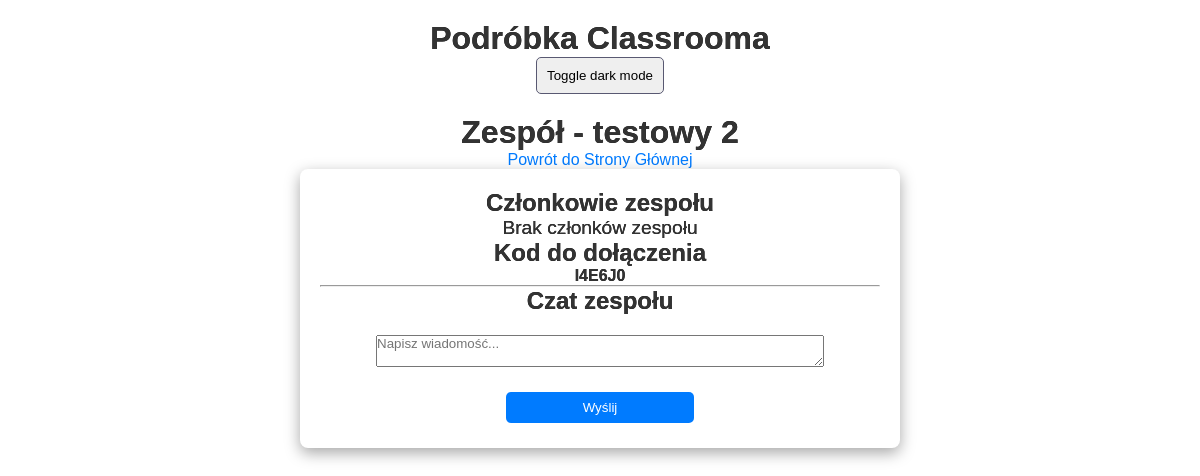
Page /orgs/team/6/ on the earlier database version.
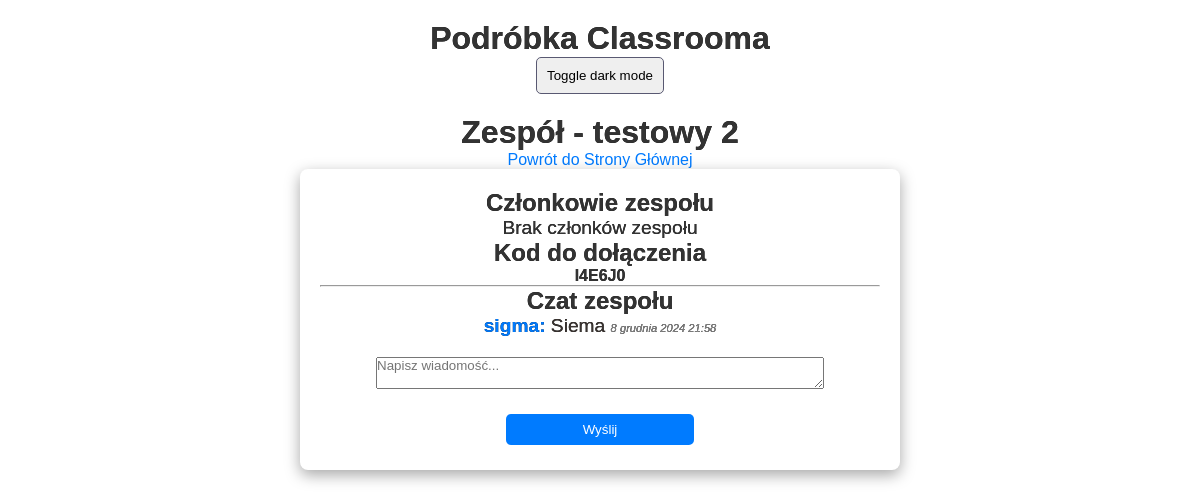
Same page on the later database version.
### Aplikacja_Glowna/models.py (models this page shows, shortened)
class Team(models.Model):
    name = models.CharField(max_length=255)
    code = models.CharField(max_length=10, unique=True, default=generate_team_code)  # Dodanie domyślnego generatora kodów
    owner = models.ForeignKey(User, on_delete=models.CASCADE, related_name='owned_teams')
    members = models.ManyToManyField(User, related_name='teams')

class ChatMessage(models.Model):
    user = models.ForeignKey(User, on_delete=models.CASCADE)
    team = models.ForeignKey(Team, related_name="messages", on_delete=models.CASCADE)  # relacja z zespołem
    content = models.TextField()
    timestamp = models.DateTimeField(auto_now_add=True)

### Aplikacja_Glowna/views.py (the view)
# urls.py: path('team/<int:team_id>/', views.team_detail, name='team_detail'),
def team_detail(request, team_id):
    team = get_object_or_404(Team, id=team_id)
    messages = team.messages.all().order_by('timestamp')
    return render(request, 'team_detail.html', {
        'team': team,
        'messages': messages,
    })

### Aplikacja_Glowna/templates/team_detail.html (shortened to what this page needs)
{% extends "base.html" %}
{% load static %}
{% block content %}
    <h1>Zespół - {{ team.name }}</h1>
    <nav>
        <a href="{% url 'main' %}">Powrót do Strony Głównej</a> <br>
    </nav>
    <main>
        <section>
            <h2>Członkowie zespołu</h2>
            {% if team.members.all %}
                <ul>
                    {% for member in team.members.all %}
                    <li>{{ member.username }}</li>
                    {% endfor %}
                </ul>
            {% else %}
                <p>Brak członków zespołu</p>
            {% endif %}
        </section>
        <section>
            <h2>Kod do dołączenia</h2>
            <h4>{{ team.code }}</h4>
        </section>
        <hr>
        <section id="chat-section">
            <h2>Czat zespołu</h2>
            <div id="chat-box">
                {% for message in messages %}
                <p><strong>{{ message.user.username }}:</strong> {{ message.content }} <em>{{ message.timestamp }}</em></p>
                {% endfor %}
            </div>
            <form id="chat-form" data-url="{% url 'send_message' team.id %}" data-csrf="{{ csrf_token }}">
                <textarea id="message-content" placeholder="Napisz wiadomość..."></textarea>
                <button type="submit">Wyślij</button>
            </form>
        </section>
    </main>
{% endblock %}

### Aplikacja_Glowna/templates/base.html (shortened to what this page needs)
<!DOCTYPE html>
<html lang="pl">
<head>
    {% load static %}
    <link rel="stylesheet" href='{% static "styles.css" %}'>
</head>
<body>
    <header>
        <h1>Podróbka Classrooma</h1>
        <button id="dark-mode-toggle">Toggle dark mode</button>
    </header>
    {% block content %}{% endblock %}
</body>
</html>

### orgs/static/styles.css (style rules this page uses)
* { box-sizing: border-box; margin: 0; padding: 0; font-family: Arial, sans-serif; }
a { text-decoration: none; color: #007bff; transition: color 0.2s; }
body { display: flex; flex-direction: column; align-items: center; padding: 20px; background-color: white; color: black; transition: background-color 0.2s, color 0.2s; }
header { text-align: center; margin-bottom: 20px; }
h1 { color: #333; font-size: 2rem; transition: color 0.2s; }
p { font-size: 1.2rem; transition: color 0.2s; }
main { max-width: 600px; width: 100%; background-color: white; border-radius: 8px; padding: 20px; box-shadow: rgba(0, 0, 0, 0.35) 0px 5px 15px; transition: background-color 0.2s, color 0.2s; }
main p, h1, h2, h3, h4, h5, h6 { justify-self: center; color: #333; text-shadow: 0px 0px 0px #000; transition: color 0.2s, text-shadow 0.2s; }
#message-content { width: 80%; margin: 20px; display: flex; flex-direction: column; align-items: center; }
#chat-form { display: flex; flex-direction: column; align-items: center; }
#chat-box p { color: #3a3431; }
#chat-box em { color: #888; font-size: 0.7rem; }
#chat-box strong { color: #007bff; }
button[type="submit"] { padding: 8px 15px; background-color: #007bff; color: #fff; border: none; border-radius: 5px; cursor: pointer; transition: background-color 0.2s, color 0.2s; margin: 5px; width: 33.5%; }
#dark-mode-toggle { border: 1px solid #595972; border-radius: 5px; padding: 10px; }

Differences in the rows shown:
added ChatMessage: user.username "sigma", content "Siema", timestamp "8 grudnia 2024 21:58"
